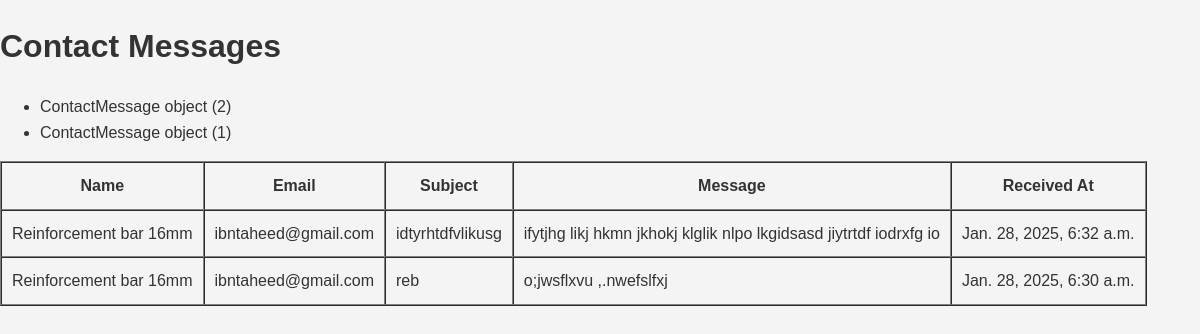
/messages/ (signed in), run on the app's committed database.
### zam/models.py (models this page shows)
class ContactMessage(models.Model):
    name = models.CharField(max_length=255)  # Full name of the sender
    email = models.EmailField()             # Email address
    phone = models.CharField(max_length=20, blank=True, null=True)  # Phone number (optional)
    subject = models.CharField(max_length=255)  # Subject of the message
    message = models.TextField()
    created_at = models.DateTimeField(default=datetime.now)

### zam/views.py (the view)
# urls.py: path('messages/', message_list, name='message_list'),
@user_passes_test(lambda u: u.is_staff)  # Restrict to staff users
def message_list(request):
    messages = ContactMessage.objects.all().order_by('-created_at')  # Fetch all messages, newest first
    return render(request, 'message_list.html', {'messages': messages})

### zam/templates/message_list.html (shortened to what this page needs)
{% load static %}
<!DOCTYPE html>
<html lang="en">
<head>
    <link rel="stylesheet" href="{% static 'css/styles.css' %}">
</head>
<body>
    <h1>Contact Messages</h1>
{% if messages %}
    <ul>
        {% for message in messages %}
            <li>{{ message }}</li>
        {% endfor %}
    </ul>
{% endif %}
    <table border="1" cellpadding="10" cellspacing="0">
        <thead>
            <tr>
                <th>Name</th>
                <th>Email</th>
                <th>Subject</th>
                <th>Message</th>
                <th>Received At</th>
            </tr>
        </thead>
        <tbody>
            {% for message in messages %}
            <tr>
                <td>{{ message.name }}</td>
                <td>{{ message.email }}</td>
                <td>{{ message.subject }}</td>
                <td>{{ message.message }}</td>
                <td>{{ message.created_at }}</td>
            </tr>
            {% empty %}
            <tr>
                <td colspan="5">No messages found.</td>
            </tr>
            {% endfor %}
        </tbody>
    </table>
</body>
</html>

### zam/static/css/styles.css (style rules this page uses)
body { font-family: Arial, sans-serif; line-height: 1.6; margin: 0; padding: 0; color: #333; background-color: #f4f4f4; }

### data on the page
ContactMessage: id "ContactMessage object (2)", name "Reinforcement bar 16mm", email "ibntaheed@gmail.com", subject "idtyrhtdfvlikusg", message "ifytjhg likj hkmn jkhokj klglik nlpo lkgidsasd jiytrtdf iodrxfg io", created_at "Jan. 28, 2025, 6:32 a.m."
ContactMessage: id "ContactMessage object (1)", name "Reinforcement bar 16mm", email "ibntaheed@gmail.com", subject "reb", message "o;jwsflxvu ,.nwefslfxj", created_at "Jan. 28, 2025, 6:30 a.m."
